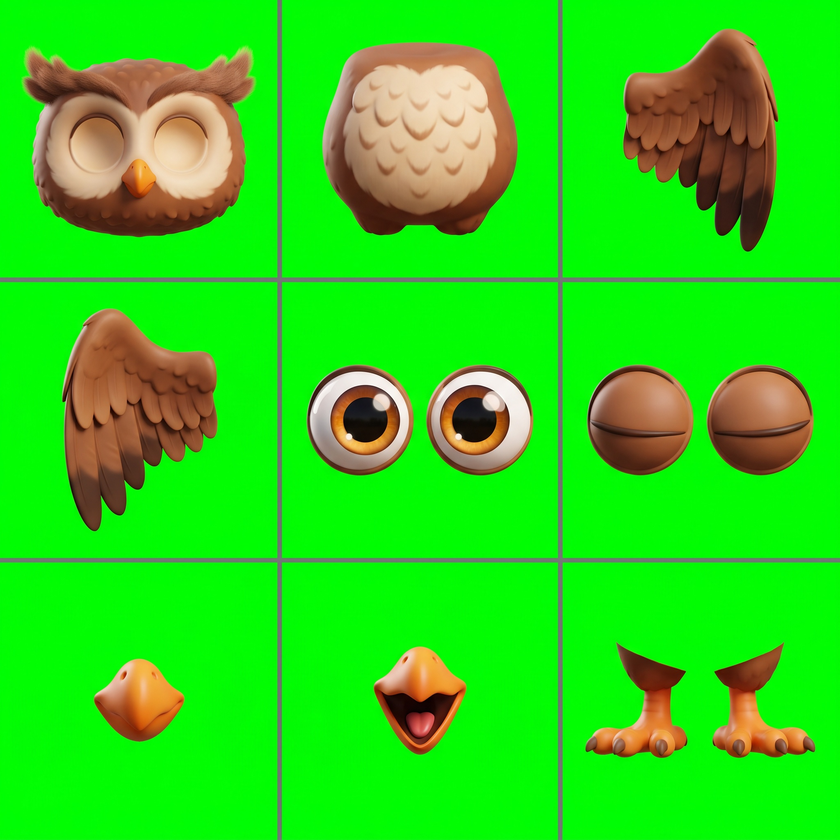
#> input picture sandbox/art/src/owl_sheet.png, 840 x 840 px, shrunk from 2048 x 2048 before the run
$ python cut_3d_asset.py ../sandbox/art/src/owl_sheet.png ../sandbox/art/src/owl_sheet.png
#> lines starting #> are read from the running program, lines starting #| are printed output that depends on the picture
#!/usr/bin/env python3
"""Phase 16: turn a generated render on a white background into a cropped transparent PNG (flood fill from the
edges, so white highlights INSIDE the object survive). Usage: cut_3d_asset.py in.jpg out.png"""
import sys
from collections import deque
import numpy as np
from PIL import Image, ImageFilter

def cut(src, dst, thr=28):
#> called with src = '../sandbox/art/src/owl_sheet.png', dst = '../sandbox/art/src/owl_sheet.png', thr = 28
    im = Image.open(src).convert('RGB'); a = np.asarray(im).astype(int); h, w, _ = a.shape
#> in cut, im is the input picture: PIL image 840x840 RGB; mean R, G, B 41.4, 214.6, 22.4
#> after `h, w, _ = a.shape`: h = 840; w = 840
    white = (255 - a).sum(2); mask = np.zeros((h, w), bool); seen = np.zeros((h, w), bool); q = deque()
#> after `white = (255 - a).sum(2)`:
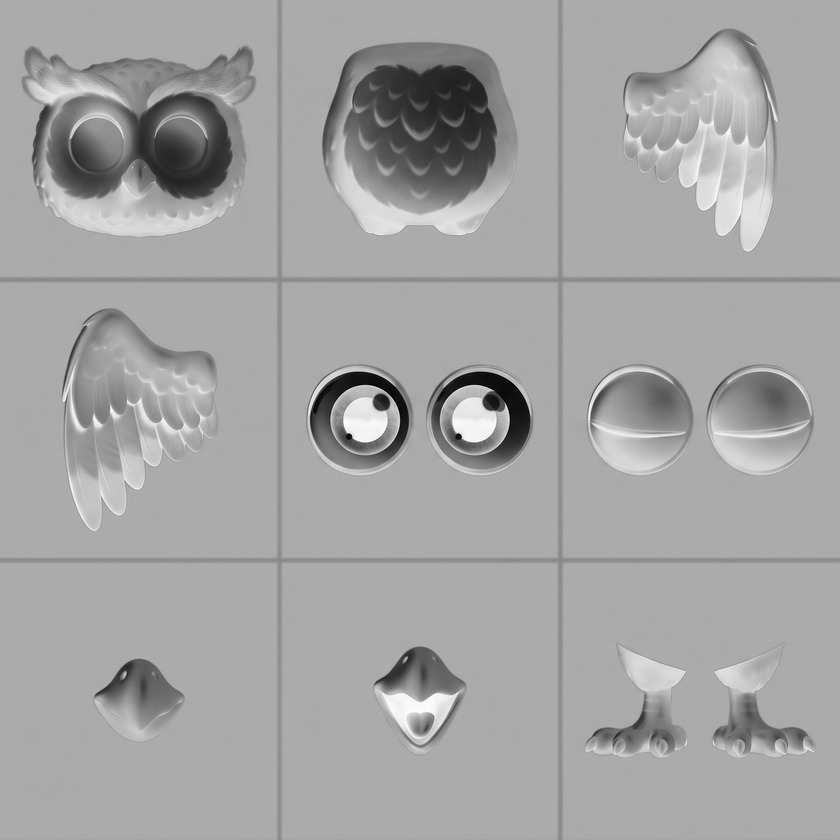
#> white: shape (840, 840) int64; min 0, max 757, mean 486.6; drawn with min black and max white
    for x in range(w): q.append((0, x)); q.append((h - 1, x))
    for y in range(h): q.append((y, 0)); q.append((y, w - 1))
    while q:
        y, x = q.popleft()
        if seen[y, x] or white[y, x] > thr * 3: continue
        seen[y, x] = True; mask[y, x] = True
        for dy, dx in ((1, 0), (-1, 0), (0, 1), (0, -1)):
            ny, nx = y + dy, x + dx
            if 0 <= ny < h and 0 <= nx < w and not seen[ny, nx]: q.append((ny, nx))
#> mask: shape (840, 840) bool; every value is 0
    al = Image.fromarray(np.where(mask, 0, 255).astype(np.uint8)).filter(ImageFilter.GaussianBlur(0.8))
#> al: PIL image 840x840 L; every value is 255
    out = im.convert('RGBA'); out.putalpha(al); out = out.crop(out.getbbox()); out.save(dst); return out.size

if __name__ == '__main__':
    print(cut(sys.argv[1], sys.argv[2]))
